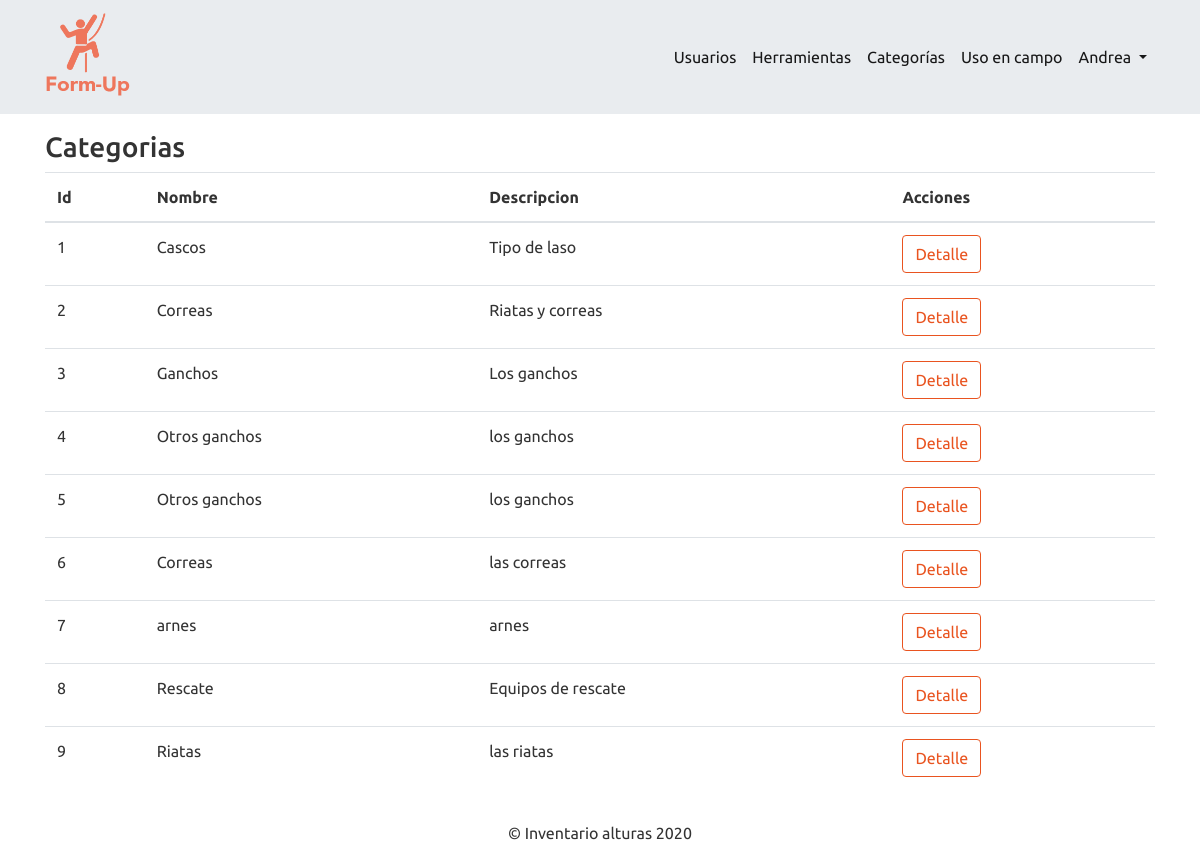
/index.php?controller=categories&action=index (signed in), run on an earlier commit of the app's database.
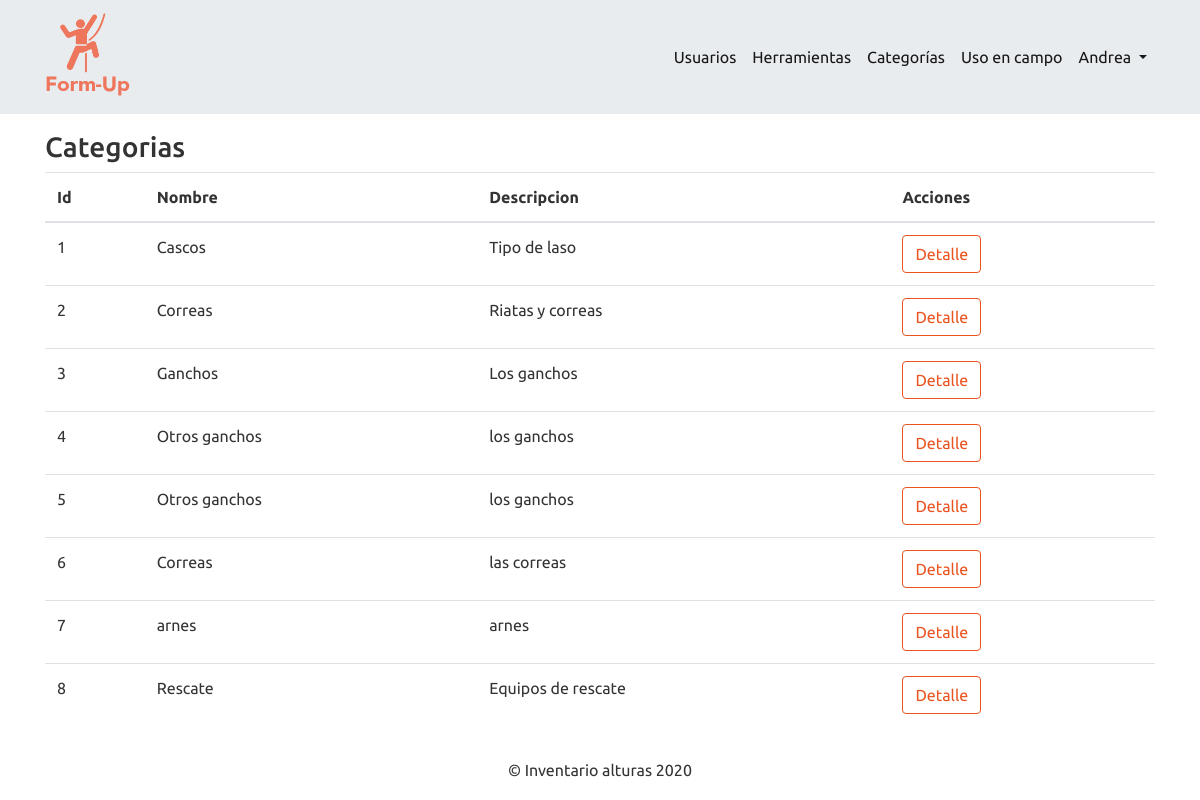
And on a later commit of the database.
### tables this page shows
CREATE TABLE `categorias` (
  `id` int(11) NOT NULL,
  `nombre` varchar(230) NOT NULL,
  `descripcion` varchar(230) NOT NULL,
  `foto` varchar(230) DEFAULT NULL
);

### controllers/CategoriesController.php (called while the page is built, shortened)
<?php
class CategoriesController extends BaseController{
    public function index()
    {
        $categoria_obj  = new Category();
        $all_categorias = $categoria_obj->getAll();
        require_once 'views/dashboard/categories/index.php';
    }
}

### core/Connection.php (called while the page is built, shortened)
<?php
abstract class Connection
{
    public function __construct()
    {
        try
        {
            $this->dbConnection = new PDO(DB_DRIVER . ':host=' . DB_HOST . ';dbname=' . DB_NAME, DB_USER, DB_PASS);
        } catch (PDOException $ex) {
            echo $ex->getMessage();
            die();
        }
    }
}
?>

### models/Category.php (called while the page is built, shortened)
<?php
 class Category extends BaseModel
 {
    public function __construct($id=null,$nombre=null,$descripcion=null,$foto=null)
    {
        $this->table="categorias";
    }
 }

### core/BaseModel.php (called while the page is built, shortened)
<?php
class BaseModel extends Connection
{
    protected $table;
    public function getAll()
    {
        try {
            $sql = $this->dbConnection->prepare("SELECT * FROM ".$this->table);
            $sql->execute();
            $resultSet = null;
            while ($row = $sql->fetch(PDO::FETCH_OBJ)) {
                $resultSet[] = $row;
            }
            return $resultSet;
        } catch (PDOException $ex) {
            echo $ex->getMessage();
            die();
        }
    }
}
?>

### views/dashboard/categories/index.php (the view, shortened to what this page needs)
<?php include_once 'views/layouts/header.php' ?>
<?php include_once 'views/layouts/navbar.php' ?>
<div class="container my-3">
    <div class="row">
        <div class="col">
            <h3>Categorias</h3>
        </div>
    </div>
    <div class="row">
        <div class="col">
            <table class="table" id="table">
                <thead>
                    <tr>
                        <th>Id</th>
                        <th>Nombre</th>
                        <th>Descripcion</th>
                        <th>Acciones</th>
                    </tr>
                </thead>
                <tbody>
                    <?php if(count($all_categorias)>0){?>
                        <?php foreach($all_categorias as $row){?>
                            <tr>
                                <td><?php echo $row->id ?></td>
                                <td><?php echo $row->nombre ?></td>
                                <td><?php echo $row->descripcion ?></td>
                                <td>
                                    <div class="btn-group" role="group" aria-label="Basic example">
                                        <a href="index.php?controller=categories&action=detail&id=<?php echo $row->id ?>" class="btn btn-outline-primary">Detalle</a>
                                    </div>
                                </td>
                            </tr>
                        <?php }?>
                    <?php }?>
                </tbody>
            </table>
        </div>
    </div>
</div>
<?php include_once 'views/layouts/footer.php' ?>

What changed in the data, as far as the page shows it:
removed categorias: id "9", nombre "Riatas", descripcion "las riatas"
